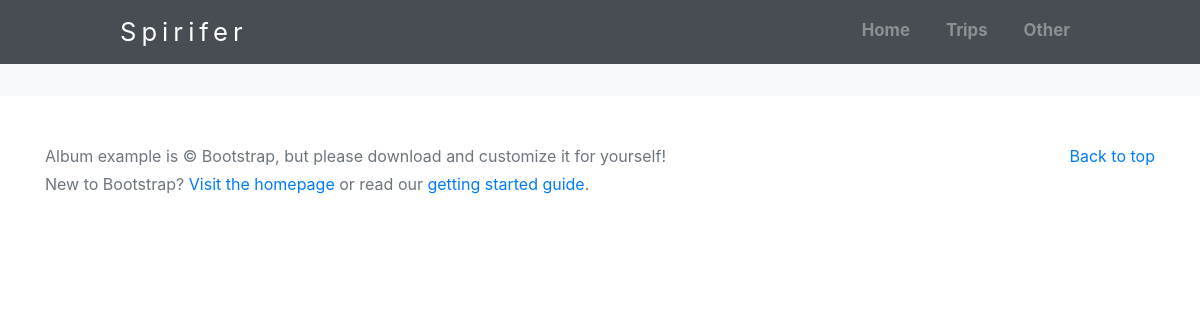
The page /gallery/ on the database as committed earlier.
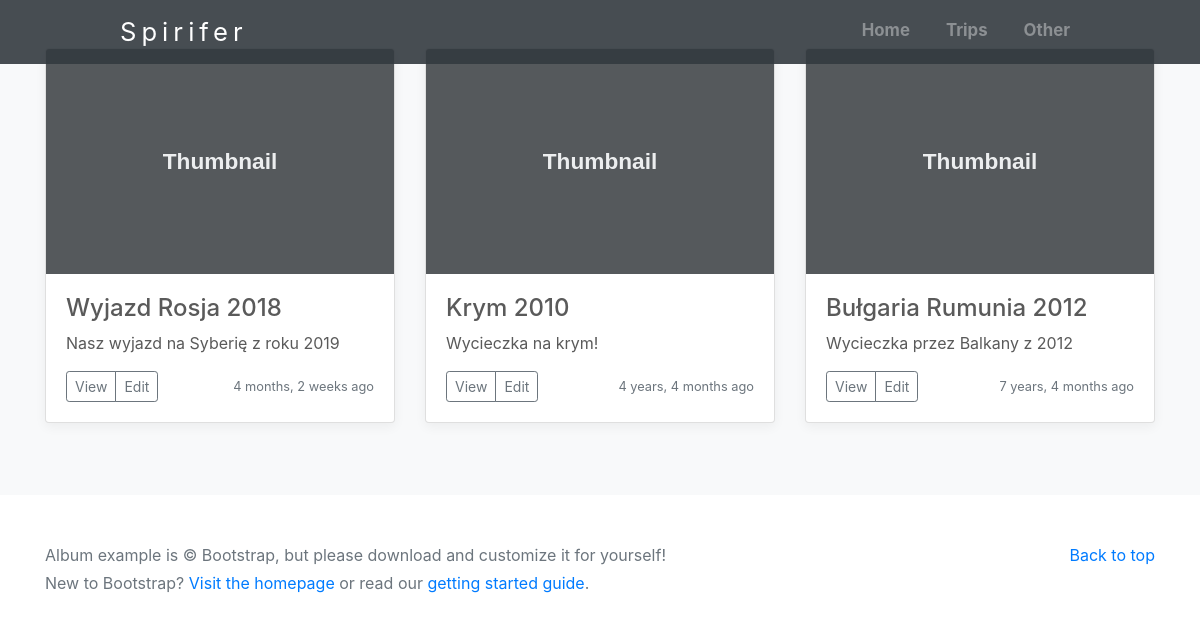
The same page on the database as committed later.
### gallery/models.py (models this page shows, shortened)
class Gallery(models.Model):
    title = models.CharField(max_length=150)
    description = models.CharField(max_length=3000)
    pub_date = models.DateTimeField('date published')
    author = models.ForeignKey('auth.User', on_delete=models.CASCADE)

### gallery/views.py (the view)
# urls.py: path('', views.GalleryListView.as_view(), name='gallery-list'),
class GalleryListView(ListView):
    template_name = "gallery/list.html"
    model = Gallery
    def get_context_data(self, **kwargs):
        context = super().get_context_data(**kwargs)
        context['galleries'] = Gallery.objects.all()
        context['title'] = 'List of all galleries'
        return context

### templates/gallery/list.html
{% extends "base.html" %}
{% block content %}
<div class="row">
  {% for gallery in galleries %}
    <div class="col-md-4">
        <div class="card mb-4 box-shadow">
          <img class="card-img-top" data-src="holder.js/100px225?theme=thumb&bg=55595c&fg=eceeef&text=Thumbnail" alt="Card image cap">
          <div class="card-body">
            <h4>{{ gallery.title }}</h4>
            <p class="card-text">{{ gallery.description }}</p>
            <div class="d-flex justify-content-between align-items-center">
              <div class="btn-group">
                <button type="button" class="btn btn-sm btn-outline-secondary">View</button>
                <button type="button" class="btn btn-sm btn-outline-secondary">Edit</button>
              </div>
              <small class="text-muted">{{ gallery.pub_date|timesince }} ago</small>
            </div>
          </div>
        </div>
      </div>
  {% endfor %}
</div>
{% endblock %}

### templates/base.html (shortened to what this page needs)
{% load static %}
<!doctype html>
<html lang="en">
  <head>
    <link href="{% static "css/bootstrap.min.css" %}" rel="stylesheet">
    <link href="{% static "css/album.css" %}" rel="stylesheet">
    <link href="{% static "css/carousel.css" %}" rel="stylesheet">
  </head>
  <body>
   <header>
    {% block navbar %}
      {% include "navbar.html" %}
    {% endblock %}
   </header>
    <main role="main">
      <div class="album py-5 bg-light">
        <div class="container">
          {% block content %}{% endblock %}
        </div>
      </div>
    </main>
    <footer class="text-muted">
      {% include "footer.html" %}
    </footer>
  </body>
</html>

### templates/navbar.html (shortened to what this page needs)
{% load static %}
<nav class="navbar navbar-expand-md navbar-dark fixed-top bg-dark" style="opacity: 0.9">
  <div class="navbar-collapse collapse" style="margin-left: 6.5rem;">
      <a class="navbar-brand" href="#">Spirifer</a>
        <ul class="navbar-nav ml-auto"  style="margin-right: 6rem;">
          <li class="nav-item">
            <a class="nav-link" href="#">Home <span class="sr-only">(current)</span></a>
          </li>
          <li class="nav-item ">
            <a class="nav-link" href="#">Trips</a>
          </li>
          <li class="nav-item">
            <a class="nav-link" href="#">Other</a>
          </li>
        </ul>
  </div>
    </nav>

### templates/footer.html
<div class="container">
  <p class="float-right">
    <a href="#">Back to top</a>
  </p>
  <p>Album example is &copy; Bootstrap, but please download and customize it for yourself!</p>
  <p>New to Bootstrap? <a href="../../">Visit the homepage</a> or read our <a href="../../getting-started/">getting started guide</a>.</p>
</div>

### static/css/album.css (style rules this page uses)
:root { --jumbotron-padding-y: 3rem; }
footer { padding-top: 3rem; padding-bottom: 3rem; }
footer p { margin-bottom: .25rem; }
.box-shadow { box-shadow: 0 .25rem .75rem rgba(0, 0, 0, .05); }

### static/css/carousel.css (style rules this page uses)
body { color: #5a5a5a; }
.navbar-brand { font-weight: 400; font-size: 1.6rem; letter-spacing: 5px; margin-bottom: 0; display: inline-block; position: relative; }
.nav-link { font-weight: 700; font-size: 1.05rem; color: rgba(255, 255, 255, .5); background-color: transparent; border-bottom: .25rem solid transparent; padding: 0 10px; margin: 0 10px; display: inline-block; position: relative; opacity: 0.75; }
.nav-link { position:relative; }

Rows that differ between the two databases and show on the page:
added Gallery: title "Wyjazd Rosja 2018", description "Nasz wyjazd na Syberię z roku 2019", pub_date "4 months, 2 weeks"
added Gallery: title "Krym 2010", description "Wycieczka na krym!", pub_date "4 years, 4 months"
added Gallery: title "Bułgaria Rumunia 2012", description "Wycieczka przez Balkany z 2012", pub_date "7 years, 4 months"
